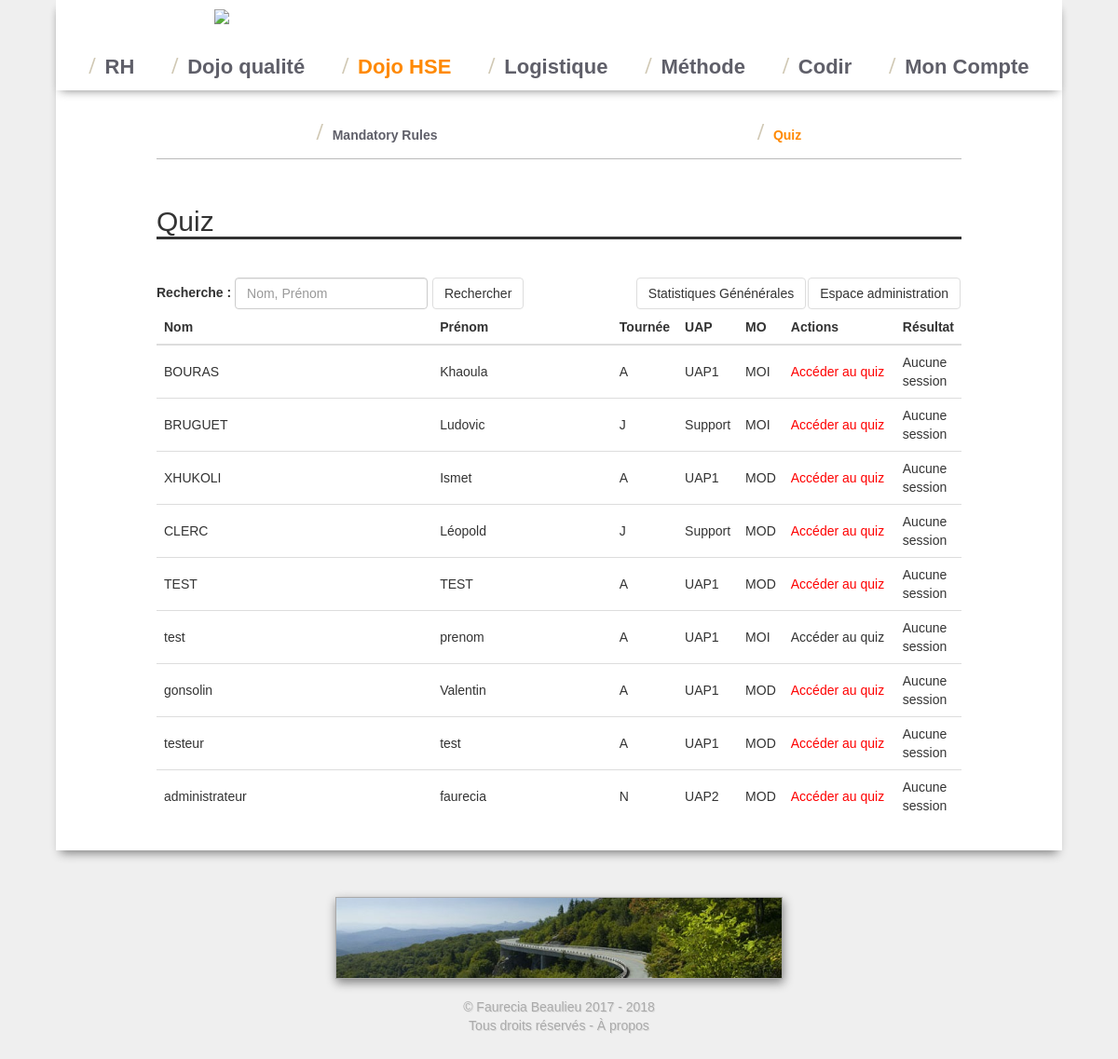
The app's page /dojo_HSE/quizz/index.php (signed in) with its own data.
### tables this page shows
CREATE TABLE `profil` (
  `id` int(11) NOT NULL,
  `nom` varchar(255) NOT NULL,
  `prenom` varchar(255) NOT NULL,
  `uap` varchar(255) NOT NULL,
  `mo` varchar(255) NOT NULL,
  `tournee` varchar(255) NOT NULL,
  `supprime` tinyint(4) NOT NULL DEFAULT '0',
  `password` varchar(140) NOT NULL,
  `identifiant` varchar(140) NOT NULL,
  `admin` tinyint(1) NOT NULL DEFAULT '0',
  `qualite` tinyint(1) NOT NULL DEFAULT '0',
  `hse` tinyint(1) NOT NULL DEFAULT '0',
  `rr` tinyint(1) NOT NULL DEFAULT '0',
  `kamishibai` tinyint(1) NOT NULL DEFAULT '0',
  `logistique` tinyint(1) NOT NULL DEFAULT '0',
  `idees` tinyint(1) NOT NULL DEFAULT '0',
  `launchboard` tinyint(1) NOT NULL DEFAULT '0'
);

### dojo_HSE/quizz/index.php (the view, shortened to what this page needs)
<?php
include_once "../needed.php";
$recherche = "";
if(empty($_SESSION['login']))
{ ?>
  <h2>Quiz</h2>
  <h4>Vous devez être connecté pour accéder à cette partie.</h4>
  <a href="/moncompte/identification.php?redirection=dojo_HSE/quizz"><button class="btn btn-default">Se connecter</button></a>
  <a href="<?php echo $url; ?>" class="btn btn-default">Accueil</a>
<?php
}
else
{
?>
<h2>Quiz</h2>
<?php if($_SESSION['hse']){ ?>
  <form class="form-inline">
  <div class="form-group">
    <label for="recherche">Recherche :</label>
    <input type="text" class="form-control" name = "recherche" id="recherche" placeholder="Nom, Prénom" value="<?php echo $recherche;?>">
  </div>
  <button type="submit" class="btn btn-default">Rechercher</button>
  <a href="ajout.php" class="btn btn-default pull-right">Espace administration</a>
  <a href="statistiques.php" class="btn btn-default pull-right">Statistiques Génénérales</a>
</form>
<?php } ?>
<table class="table">
<thead class="thead">
<tr>
    <th>Nom</th>
    <th>Prénom</th>
    <th style="width: 70px;">Tournée</th>
    <th style="width: 30px;">UAP</th>
    <th style="width: 30px;">MO</th>
    <th style="width: 120px;">Actions</th>
    <th style="width: 70px;">Résultat</th>
</tr>
</thead>
<tbody>
<?php
if($_SESSION['hse']){
  $Query = $bdd->prepare('SELECT * FROM profil LEFT JOIN
    (SELECT id as id_session, valide, personne, type FROM
      (SELECT MAX(fin) as last_fin FROM qualite_hse_session WHERE fin IS NOT NULL GROUP BY personne ) as t_fin
      LEFT JOIN qualite_hse_session ON qualite_hse_session.fin = t_fin.last_fin) as result
      ON result.personne = profil.id
      WHERE (nom LIKE ? or prenom LIKE ?) and supprime = 0');
      $Query->execute(array('%'.$recherche.'%', '%'.$recherche.'%'));
}
while ($Data = $Query->fetch()) {
    ?>
    <tr>
        <td> <?php echo $Data['nom']; ?> </td>
        <td><?php echo $Data['prenom']; ?></td>
        <td><?php echo $Data['tournee']; ?></td>
        <td><?php echo $Data['uap']; ?></td>
        <td><?php echo $Data['mo']; ?></td>
        <?php if($Data['id'] == $_SESSION['id']){ ?>
        <td class="clickable" title="Cliquez pour accéder au quiz" onclick="window.location='explication.php?id=<?php echo $Data['id']; ?>'">Accéder au quiz</td>
        <?php
      }else{ ?>
        <td class="clickable" style="color:red;">Accéder au quiz</td>
      <?php }
        if($Data['id_session'] != NULL){
        if (($Data["mo"] == 'MOD' and $Data['type'] == 0 )or
            ($Data["mo"] != 'MOD' and $Data['type'] == 1 )){
            if ($Data['valide'] > 0){
                ?>
                <td class="clickable"><a href="resultats.php?id=<?php echo $Data['id_session']; ?>"><img src="ressources/checked.png" style="
            height: 24px;
            border-style: solid;
            border-color: #BBB;
            border-radius: 4px;
            border-width: 1px;
            padding: 2px;
            " class="center-block"></a></td>
                <?php
            }else{
                ?>
                <td class="clickable"><a href="resultats.php?id=<?php echo $Data['id_session']; ?>"><img src="ressources/cancel.png" style="
            height: 24px;
            border-style: solid;
            border-color: #BBB;
            border-radius: 4px;
            border-width: 1px;
            padding: 2px;
            " class="center-block"></a></td>
                <?php
            }
        }else{?>
            <td class="clickable"><a href="resultats.php?id=<?php echo $Data['id_session']; ?>"><img src="ressources/cancel.png" style="
                height: 24px;
                border-style: solid;
                border-color: #BBB;
                border-radius: 4px;
                border-width: 1px;
                padding: 2px;
                " class="center-block"></a></td>
            <?php
        }
      }else{
        echo "<td class="; echo "clickable>"; echo "Aucune session" ; echo" </td>";
      }
        ?>
    </tr>
    <?php
}
?>
</tbody>
</table>
<?php
}
?>

### css/base.css (style rules this page uses)
body { background-color: #efefef; font-family: 'clio', helvetica, sans-serif; }
td { vertical-align: middle !important; }
.btn-default { border-color:#ddd; margin: 1px; }
h2 { font-size: 30px; font-weight: 500; border-bottom-style: solid !important; border-bottom: 3px; margin-bottom: 40px; }

### records on screen
profil: nom "BOURAS", prenom "Khaoula", tournee "A", uap "UAP1", mo "MOI", shows "Accéder au quiz"
profil: nom "BRUGUET", prenom "Ludovic", tournee "J", uap "Support", mo "MOI", shows "Accéder au quiz"
profil: nom "XHUKOLI", prenom "Ismet", tournee "A", uap "UAP1", mo "MOD", shows "Accéder au quiz"
profil: nom "CLERC", prenom "Léopold", tournee "J", uap "Support", mo "MOD", shows "Accéder au quiz"
profil: nom "TEST", prenom "TEST", tournee "A", uap "UAP1", mo "MOD", shows "Accéder au quiz"
profil: nom "test", prenom "prenom", tournee "A", uap "UAP1", mo "MOI"
profil: nom "gonsolin", prenom "Valentin", tournee "A", uap "UAP1", mo "MOD", shows "Accéder au quiz"
profil: nom "testeur", prenom "test", tournee "A", uap "UAP1", mo "MOD", shows "Accéder au quiz"
profil: nom "administrateur", prenom "faurecia", tournee "N", uap "UAP2", mo "MOD", shows "Accéder au quiz"
